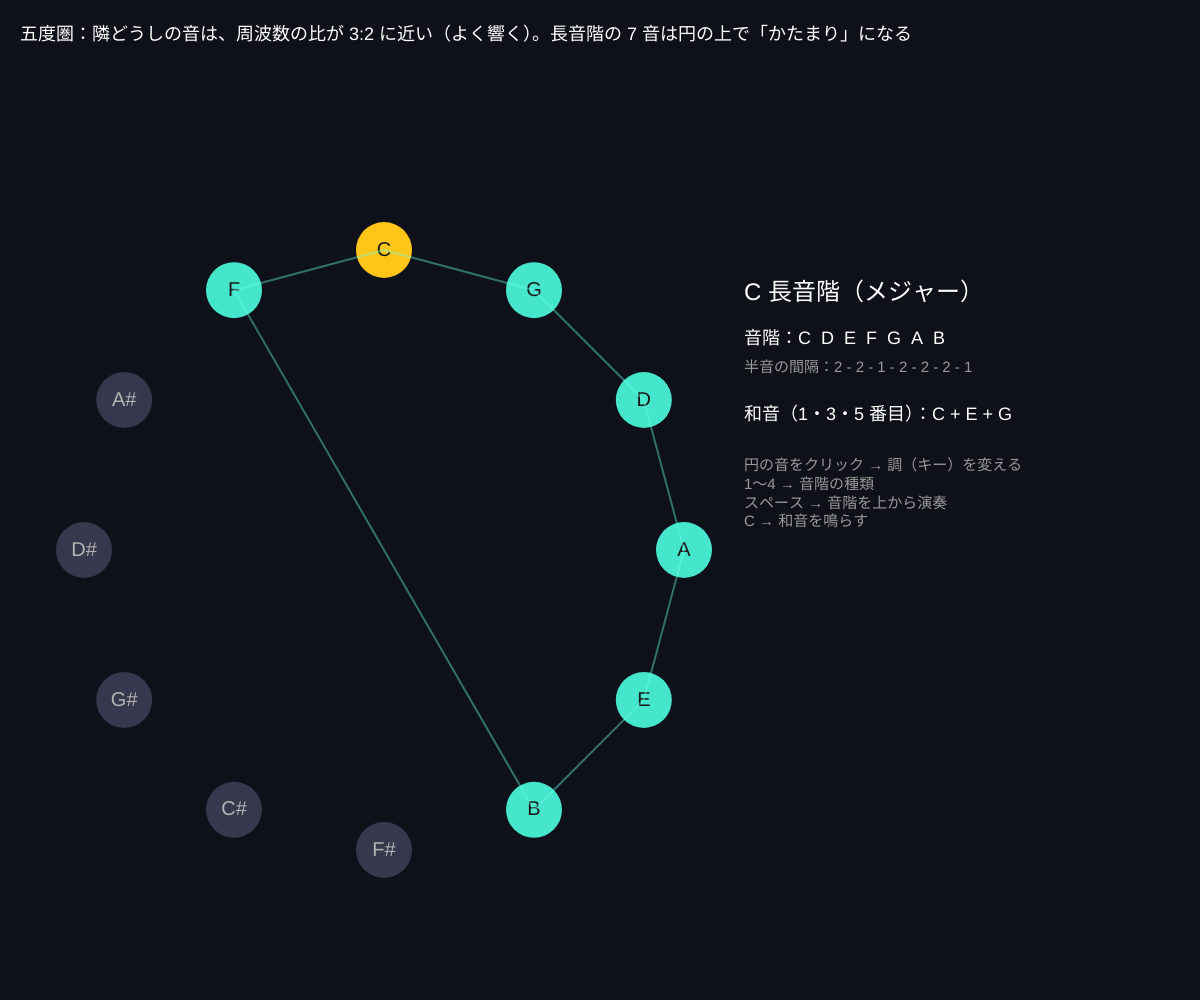
Frame 1 (no input)
Frame 60 (no input): identical to frame 1, image omitted
Frame 120 (the mouse pressed at the canvas centre since frame 60): identical to frame 1, image omitted

The p5.js sketch that drew this single still picture (run headless with seeded random() and noise() and a simulated clock; from frame 60 on, the mouse is pressed at the canvas centre):

// p5.js sketch
// ── sketch.js
// ============================================
// 01 音階と和音（五度圏）
// 12 の音を「5 度ずつ」並べると円になる（五度圏）。隣どうしは仲がいい音
// 音階 = 12 音から 7 つ選ぶパターン。和音 = 音階から 1 つおきに 3 つ取る
// 円の音をクリックで調（キー）を変える / 1〜4 で音階の種類 / スペースで音階を演奏 / C で和音
// ============================================

let noteNames = ['C', 'C#', 'D', 'D#', 'E', 'F', 'F#', 'G', 'G#', 'A', 'A#', 'B'];
let scales = {
  1: { name: '長音階（メジャー）', steps: [0, 2, 4, 5, 7, 9, 11] },
  2: { name: '短音階（マイナー）', steps: [0, 2, 3, 5, 7, 8, 10] },
  3: { name: 'ペンタトニック', steps: [0, 2, 4, 7, 9] },
  4: { name: 'ブルース', steps: [0, 3, 5, 6, 7, 10] },
};
let root = 0;
let scaleType = 1;
let highlight = -1;
let highlightTime = 0;

function setup() {
  createCanvas(windowWidth, windowHeight);
  colorMode(HSB, 360, 100, 100, 100);
}

function scaleNotes() {
  return scales[scaleType].steps.map((s) => (root + s) % 12);
}

function draw() {
  background(230, 40, 10);
  let cx = width * 0.32, cy = height * 0.55, r = min(width, height) * 0.3;
  let inScale = scaleNotes();

  // ---- 五度圏：i 番目の位置には (i × 7) % 12 の音 ----
  for (let i = 0; i < 12; i++) {
    let n = (i * 7) % 12; // ★ 5 度（7 半音）ずつ
    let a = -HALF_PI + (TWO_PI * i) / 12;
    let x = cx + cos(a) * r, y = cy + sin(a) * r;
    let on = inScale.includes(n);
    let hot = highlight === n && millis() - highlightTime < 400;
    noStroke();
    fill(n === root ? 45 : on ? 170 : 230, n === root ? 90 : on ? 70 : 30, hot ? 100 : n === root ? 100 : on ? 90 : 30);
    circle(x, y, hot ? 70 : 56);
    fill(0, 0, on || n === root ? 10 : 70);
    textAlign(CENTER, CENTER);
    textSize(20);
    text(noteNames[n], x, y);
  }
  // 音階の音を線でつなぐ
  noFill();
  stroke(170, 60, 100, 40);
  strokeWeight(2);
  beginShape();
  for (let i = 0; i < 12; i++) {
    let n = (i * 7) % 12;
    if (inScale.includes(n)) {
      let a = -HALF_PI + (TWO_PI * i) / 12;
      vertex(cx + cos(a) * r, cy + sin(a) * r);
    }
  }
  endShape(CLOSE);
  textAlign(LEFT, BASELINE);

  // ---- 右：音階と和音 ----
  let rx = width * 0.62;
  noStroke();
  fill(0, 0, 100);
  textSize(24);
  text(noteNames[root] + ' ' + scales[scaleType].name, rx, height * 0.3);
  textSize(18);
  text('音階：' + inScale.map((n) => noteNames[n]).join('  '), rx, height * 0.3 + 44);
  fill(0, 0, 60);
  textSize(15);
  text('半音の間隔：' + scales[scaleType].steps.map((s, i, a) => (i < a.length - 1 ? a[i + 1] - s : 12 - s)).join(' - '), rx, height * 0.3 + 72);
  // 和音：音階の 1, 3, 5 番目
  let steps = scales[scaleType].steps;
  if (steps.length >= 5) {
    fill(0, 0, 100);
    textSize(18);
    text('和音（1・3・5 番目）：' + [0, 2, 4].map((k) => noteNames[(root + steps[k]) % 12]).join(' + '), rx, height * 0.3 + 120);
  }
  fill(0, 0, 60);
  textSize(15);
  text('円の音をクリック → 調（キー）を変える\n1〜4 → 音階の種類\nスペース → 音階を上から演奏\nC → 和音を鳴らす', rx, height * 0.3 + 170);

  fill(0, 0, 100);
  textSize(18);
  text('五度圏：隣どうしの音は、周波数の比が 3:2 に近い（よく響く）。長音階の 7 音は円の上で「かたまり」になる', 20, 40);
}

function playSeq(notes, interval) {
  startAudio();
  notes.forEach((n, i) => {
    let m = 60 + n + (i > 0 && n < notes[0] ? 12 : 0);
    playNote(440 * pow(2, (m - 69) / 12), 0.3, 0.5, 'triangle', audioCtx.currentTime + i * interval);
    setTimeout(() => {
      highlight = n;
      highlightTime = millis();
    }, i * interval * 1000);
  });
}

function mousePressed() {
  startAudio();
  let cx = width * 0.32, cy = height * 0.55, r = min(width, height) * 0.3;
  for (let i = 0; i < 12; i++) {
    let a = -HALF_PI + (TWO_PI * i) / 12;
    if (dist(mouseX, mouseY, cx + cos(a) * r, cy + sin(a) * r) < 30) {
      root = (i * 7) % 12;
      playSeq([root], 0);
    }
  }
}
function keyPressed() {
  if (scales[key]) scaleType = int(key);
  if (key === ' ') playSeq(scaleNotes().concat([root]), 0.25);
  if (key === 'c' || key === 'C') {
    let steps = scales[scaleType].steps;
    if (steps.length >= 5) playSeq([0, 2, 4].map((k) => (root + steps[k]) % 12), 0);
  }
}

// ---------- やってみよう ----------
// 1. 長音階と短音階を同じ調で聞き比べる。3 番目の音が半音ちがうだけで「明るい／暗い」
// 2. ペンタトニックは隣り合う 5 つ。だから何を弾いてもぶつからない（黒鍵だけで弾ける F# ペンタトニック）
// 3. 自分の音階を scales に追加しよう（例：日本の音階「都節」 [0, 1, 5, 7, 8]）


// ==================================================
// ここから下は「音を鳴らすための道具」です
// ==================================================
let audioCtx, masterOut;
function startAudio() {
  if (!audioCtx) {
    audioCtx = new AudioContext();
    masterOut = audioCtx.createDynamicsCompressor();
    masterOut.connect(audioCtx.destination);
  }
  audioCtx.resume();
}
function playNote(freqHz, volume = 0.3, duration = 0.3, type = 'triangle', when) {
  if (!audioCtx) return;
  let t = when === undefined ? audioCtx.currentTime : when;
  let osc = audioCtx.createOscillator(), amp = audioCtx.createGain();
  osc.type = type;
  osc.frequency.value = freqHz;
  amp.gain.setValueAtTime(0.0001, t);
  amp.gain.exponentialRampToValueAtTime(volume, t + 0.01);
  amp.gain.exponentialRampToValueAtTime(0.0001, t + duration);
  osc.connect(amp);
  amp.connect(masterOut);
  osc.start(t);
  osc.stop(t + duration + 0.05);
}
